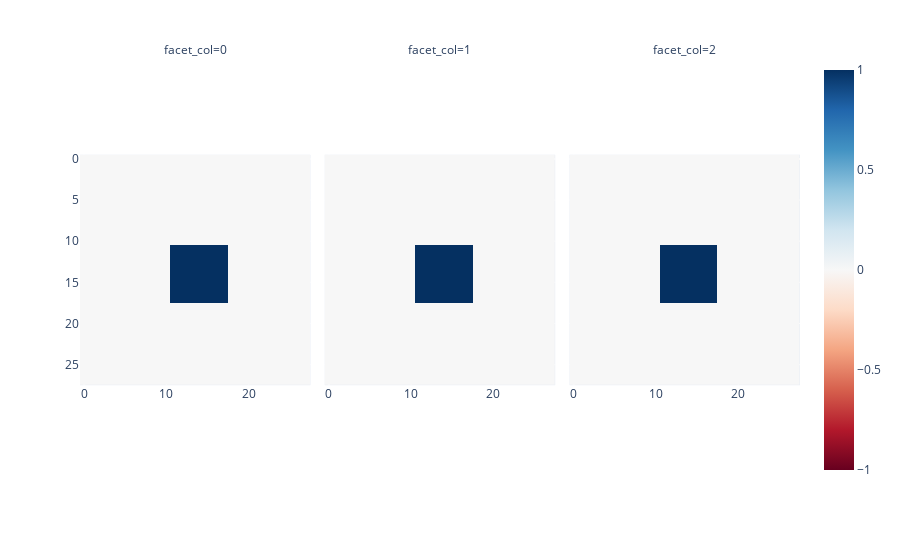

Notebook cell for this chart:
### Code cell
image = create_square(3, 4)
images = create_circle_variations(5, 4, 6, 6)
imshow(image.squeeze(), facet_col=0)

### Figure 1 — Plotly figure (JSON) as saved in the notebook; plotly's stock layout.template omitted (floating-point values rounded to 4 significant figures; data arrays with more than 128 entries replaced by an {"elided": "..."} marker saying what was removed)
{"data": [{"coloraxis": "coloraxis", "hovertemplate": "x: %{x}<br>y: %{y}<br>color: %{z}<extra></extra>", "name": "0", "type": "heatmap", "xaxis": "x", "yaxis": "y", "z": {"elided": "28x28 int values"}}, {"coloraxis": "coloraxis", "hovertemplate": "x: %{x}<br>y: %{y}<br>color: %{z}<extra></extra>", "name": "1", "type": "heatmap", "xaxis": "x2", "yaxis": "y2", "z": {"elided": "28x28 int values"}}, {"coloraxis": "coloraxis", "hovertemplate": "x: %{x}<br>y: %{y}<br>color: %{z}<extra></extra>", "name": "2", "type": "heatmap", "xaxis": "x3", "yaxis": "y3", "z": {"elided": "28x28 int values"}}], "layout": {"annotations": [{"font": {}, "showarrow": false, "text": "facet_col=0", "x": 0.16, "xanchor": "center", "xref": "paper", "y": 1, "yanchor": "bottom", "yref": "paper"}, {"font": {}, "showarrow": false, "text": "facet_col=1", "x": 0.5, "xanchor": "center", "xref": "paper", "y": 1, "yanchor": "bottom", "yref": "paper"}, {"font": {}, "showarrow": false, "text": "facet_col=2", "x": 0.84, "xanchor": "center", "xref": "paper", "y": 1, "yanchor": "bottom", "yref": "paper"}], "coloraxis": {"cmid": 0, "colorscale": [[0, "rgb(103,0,31)"], [0.1, "rgb(178,24,43)"], [0.2, "rgb(214,96,77)"], [0.3, "rgb(244,165,130)"], [0.4, "rgb(253,219,199)"], [0.5, "rgb(247,247,247)"], [0.6, "rgb(209,229,240)"], [0.7, "rgb(146,197,222)"], [0.8, "rgb(67,147,195)"], [0.9, "rgb(33,102,172)"], [1, "rgb(5,48,97)"]]}, "margin": {"t": 60}, "xaxis": {"anchor": "y", "constrain": "domain", "domain": [0, 0.32], "scaleanchor": "y"}, "xaxis2": {"anchor": "y2", "domain": [0.34, 0.66], "matches": "x"}, "xaxis3": {"anchor": "y3", "domain": [0.68, 1.0], "matches": "x"}, "yaxis": {"anchor": "x", "autorange": "reversed", "constrain": "domain", "domain": [0, 1]}, "yaxis2": {"anchor": "x2", "domain": [0, 1], "matches": "y", "showticklabels": false}, "yaxis3": {"anchor": "x3", "domain": [0, 1], "matches": "y", "showticklabels": false}}}
